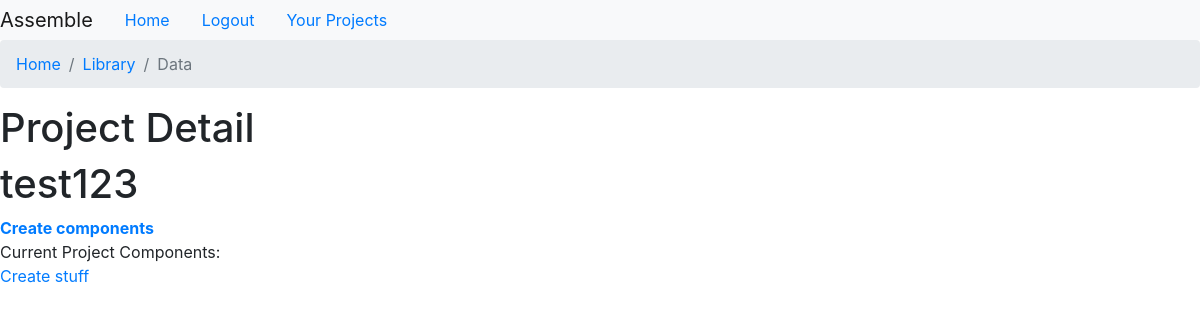
/home/project-detail/test123/ (signed in), run on an earlier commit of the app's database.
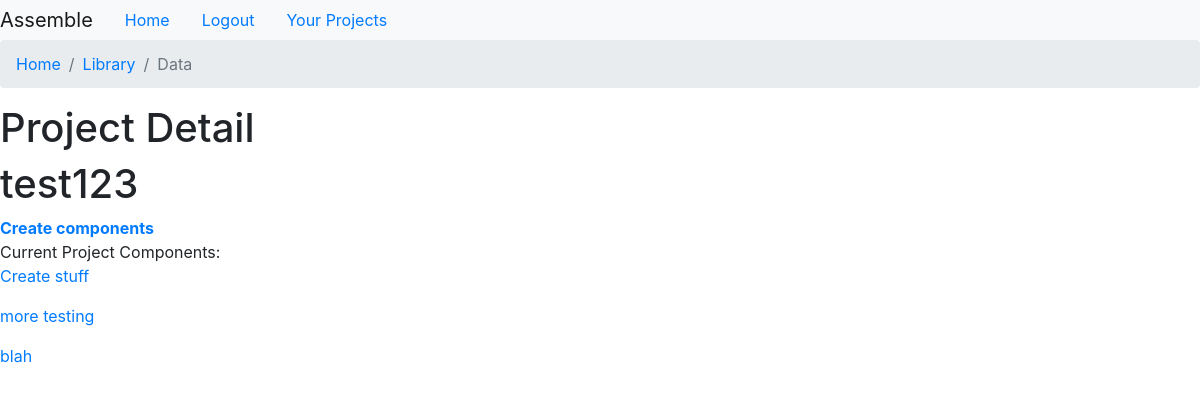
And on a later commit of the database.
### assemble/models.py (models this page shows, shortened)
class ProjectComponent(models.Model):
    name = models.CharField(max_length=100)
    description = models.TextField(max_length=300)
    completed = models.BooleanField(default=False)
    slug = models.SlugField(max_length=100,unique=True,blank=True,null=True)
    project = models.ForeignKey(Project,on_delete=models.CASCADE)

### assemble/views.py (the view)
# urls.py: path('project-detail/<project_slug>/',project_detail_view,name="project-detail"),
@login_required
def project_detail_view(request,project_slug):
    project = Project.objects.filter(user=request.user).get(slug=project_slug)
    project_components = ProjectComponent.objects.filter(project__name=project)
    context = {
        'project':project,
        'project_components':project_components
    }
    return render(request,'assemble/project_detail.html',context)

### assemble/models.py (called while the page is built)
    def __str__(self):
        return self.name

### templates/assemble/project_detail.html
{% extends 'assemble/base.html' %}
{% block content %}
<h1>Project Detail</h1>
<h1>{{ project.name }}</h1>
<a href="{% url 'project-component-create' project.slug %}"> <strong>Create components </strong></a>
<br>
Current Project Components:
{% for component in project_components %}
    <p><a href="{% url 'project-component-detail' component.slug %}">{{component.name}}</a></p>
{% endfor %}
{% endblock content %}

What changed in the data, as far as the page shows it:
added ProjectComponent: name "more testing"
added ProjectComponent: name "blah"
